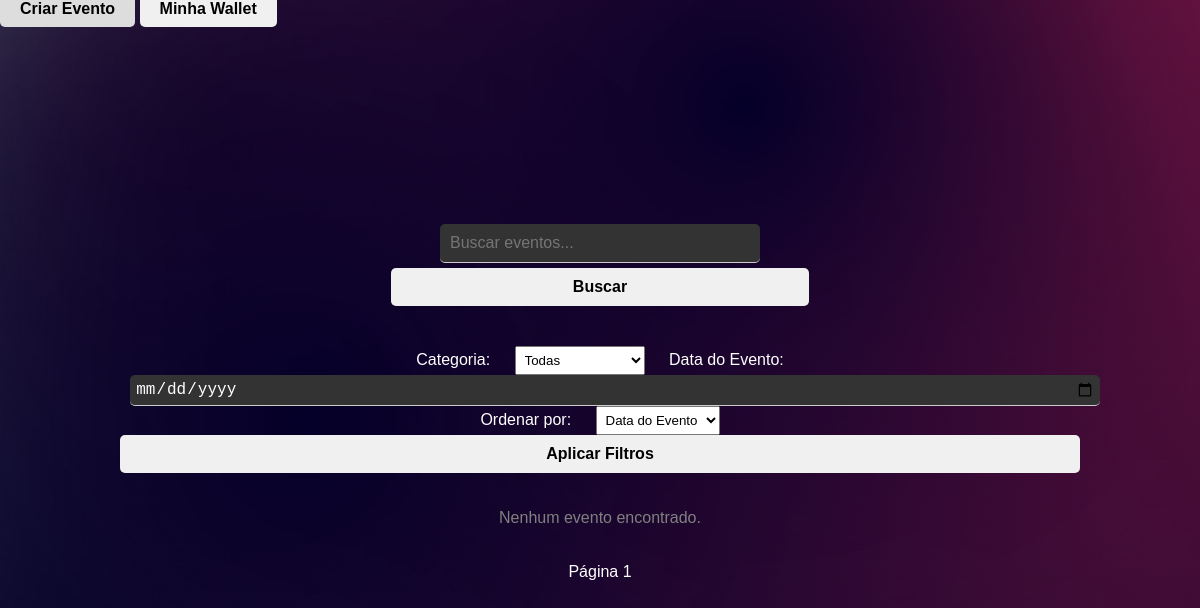
The page /pesquisar_evento on the database as committed earlier.
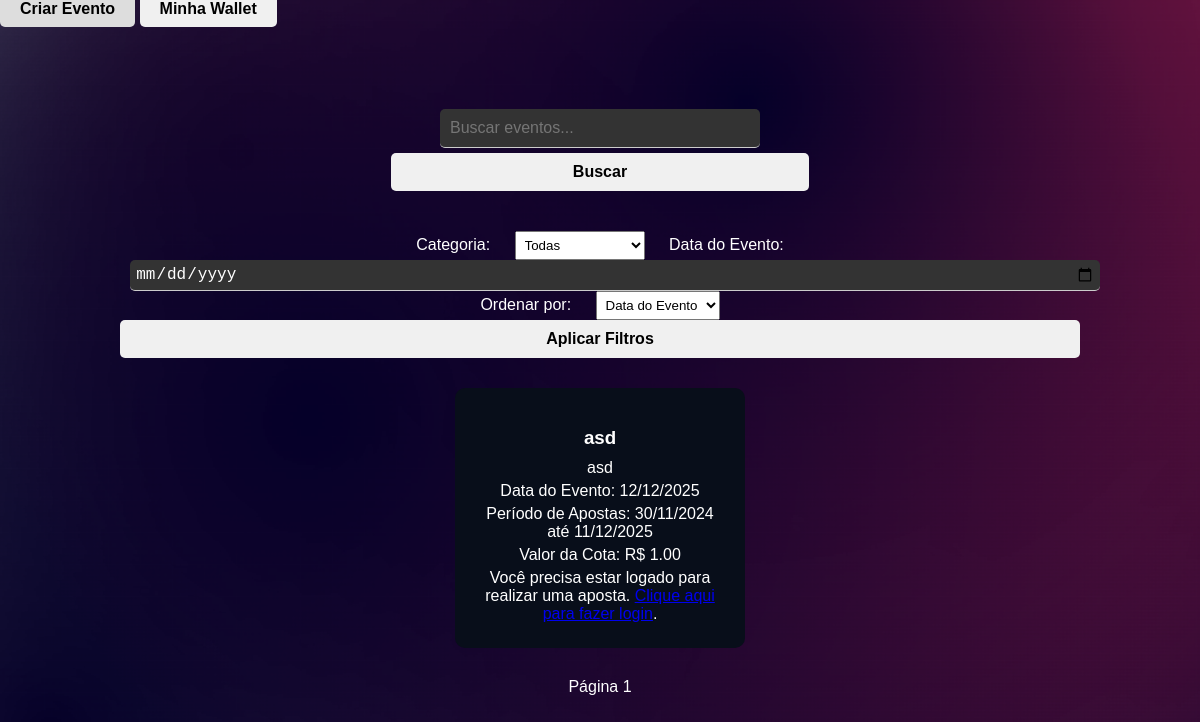
The same page on the database as committed later.
### tables this page shows
CREATE TABLE eventos (
        id INTEGER PRIMARY KEY AUTOINCREMENT,
        titulo TEXT NOT NULL,
        descricao TEXT NOT NULL,
        valor_cota REAL NOT NULL CHECK (valor_cota >= 1.00),
        data_evento DATE NOT NULL,
        data_inicio_apostas DATE NOT NULL,
        data_fim_apostas DATE NOT NULL,
        status TEXT NOT NULL DEFAULT 'pendente',
        id_criador INTEGER NOT NULL,
        data_criacao TIMESTAMP DEFAULT CURRENT_TIMESTAMP,
        FOREIGN KEY (id_criador) REFERENCES usuarios(id) ON DELETE CASCADE
    );

### app.py (the view, shortened to what this page needs)
@app.route('/pesquisar_evento', methods=['GET'])
def pesquisar_evento():
    query = request.args.get('query', '')
    categoria_id = request.args.get('categoria', '')
    data = request.args.get('data', '')
    ordenacao = request.args.get('ordenacao', '')
    page = int(request.args.get('page', 1))
    per_page = 10
    offset = (page - 1) * per_page
    conn = sqlite3.connect(database_path)
    cursor = conn.cursor()
    sql = '''
        SELECT DISTINCT eventos.*
        FROM eventos
        LEFT JOIN eventos_categorias ON eventos.id = eventos_categorias.id_evento
        WHERE eventos.status = 'aprovado'
        AND eventos.data_evento >= date('now')
    '''
    params = []
    if query:
        sql += ' AND (eventos.titulo LIKE ? OR eventos.descricao LIKE ?)'
        params.extend(['%' + query + '%', '%' + query + '%'])
    if categoria_id:
        sql += ' AND eventos_categorias.id_categoria = ?'
        params.append(categoria_id)
    if ordenacao:
        if ordenacao == 'popularidade':
            sql += ' ORDER BY (SELECT COUNT(*) FROM apostas WHERE apostas.id_evento = eventos.id) DESC'
        elif ordenacao == 'valor_cota':
            sql += ' ORDER BY eventos.valor_cota DESC'
        else:
            sql += ' ORDER BY eventos.data_evento ASC'
    else:
        sql += ' ORDER BY eventos.data_evento ASC'
    sql += ' LIMIT ? OFFSET ?'
    params.extend([per_page, offset])
    cursor.execute(sql, params)
    eventos = cursor.fetchall()
    cursor.execute('SELECT * FROM categorias_eventos')
    categorias = cursor.fetchall()
    conn.close()
    return render_template('pesquisar_evento.html', eventos=eventos, query=query, categorias=categorias,
                           categoria_id=categoria_id, data=data, ordenacao=ordenacao, page=page, per_page=per_page)

### app.py (called while the page is built)
@app.template_filter('formatdate')
def format_date(value):
    if not value:
        return ""
    try:
        date_obj = datetime.strptime(value, '%Y-%m-%d')
        return date_obj.strftime('%d/%m/%Y')
    except ValueError:
        return value

### templates/pesquisar_evento.html (shortened to what this page needs)
<!DOCTYPE html>
<html lang="pt-BR">
<head>
    <link rel="stylesheet" href="{{ url_for('static', filename='css/styles.css') }}">
</head>
<body>
    <div class="top-bar">
        <a href="{{ url_for('criar_evento') }}" class="wallet-button">Criar Evento</a>
        <a href="{{ url_for('gerenciar_carteira') }}" class="wallet-button">Minha Wallet</a>
    </div>
    <div class="search-container">
        <form action="{{ url_for('pesquisar_evento') }}" method="GET">
            <input type="text" name="query" placeholder="Buscar eventos..." value="{{ query }}" required>
            <button type="submit">Buscar</button>
        </form>
    </div>
    <div class="filters-container">
        <form action="{{ url_for('pesquisar_evento') }}" method="GET">
            <label for="categoria">Categoria:</label>
            <select name="categoria" id="categoria">
                <option value="">Todas</option>
            </select>
            <label for="data">Data do Evento:</label>
            <input type="date" name="data" id="data" value="{{ data }}">
            <label for="ordenacao">Ordenar por:</label>
            <select name="ordenacao" id="ordenacao">
                <option value="data" {% if ordenacao == 'data' or ordenacao == '' %}selected{% endif %}>Data do Evento</option>
            </select>
            <button type="submit">Aplicar Filtros</button>
        </form>
    </div>
    <div class="eventos-container">
        {% if eventos %}
            {% for evento in eventos %}
                <div class="evento-card">
                    <h3>{{ evento[1] }}</h3>
                    <p>{{ evento[2] }}</p>
                    <p>Data do Evento: {{ evento[4]|formatdate }}</p>
                    <p>Período de Apostas: {{ evento[5]|formatdate }} até {{ evento[6]|formatdate }}</p>
                    <p>Valor da Cota: R$ {{ '{:.2f}'.format(evento[3]) }}</p>
                    {% if session.get('logged_in') %}
                        <button onclick="openModal('{{ evento[0] }}', '{{ evento[1] }}', 'sim')">Apostar Sim</button>
                        <button onclick="openModal('{{ evento[0] }}', '{{ evento[1] }}', 'nao')">Apostar Não</button>
                    {% else %}
                        <p>Você precisa estar logado para realizar uma aposta. <a href="{{ url_for('login') }}">Clique aqui para fazer login</a>.</p>
                    {% endif %}
                </div>
            {% endfor %}
        {% else %}
            <p class="no-events-message">Nenhum evento encontrado.</p>
        {% endif %}
    </div>
    <div class="pagination">
        <span>Página {{ page }}</span>
    </div>
</body>
</html>

Rows that differ between the two databases and show on the page:
added eventos: titulo "asd", descricao "asd", data_evento "12/12/2025", data_inicio_apostas "30/11/2024", data_fim_apostas "11/12/2025", valor_cota "1.00"
Other text that changed with them:
text no longer shown: "Nenhum evento encontrado."
